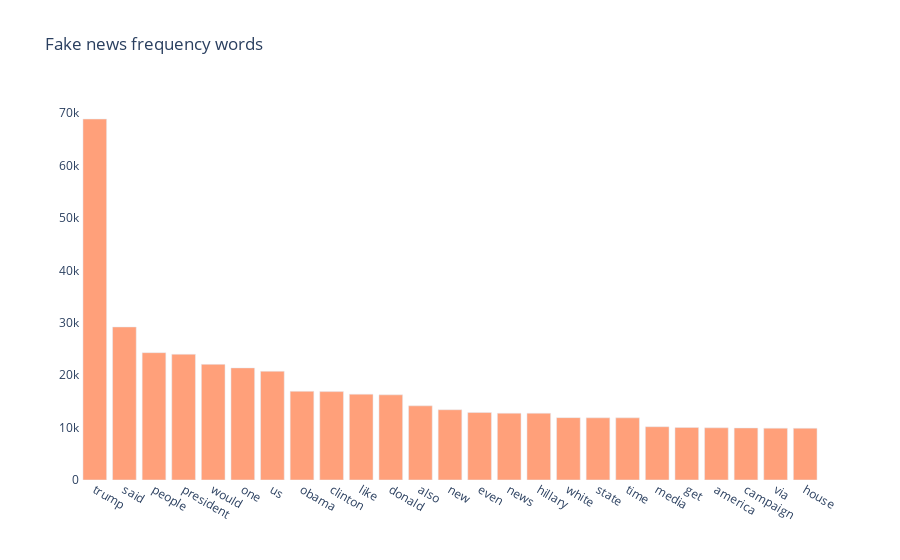

The code cell stored with this chart in its notebook:
### Code cell
new_list_words = [ seq[0] for seq in list_fake ]
new_list_values = [ seq[1] for seq in list_fake ]

fig = go.Figure()
fig.add_trace(go.Bar(y=new_list_values, 
                         x=new_list_words, 
                        marker_color='lightsalmon'
))
fig.update_layout({
        'plot_bgcolor': 'rgba(0, 0, 0, 0)',
        'paper_bgcolor': 'rgba(0, 0, 0, 0)',
        'title': 'Fake news frequency words'
})
fig.show()

### Figure 1 — Plotly figure (JSON) as saved in the notebook; plotly's stock layout.template omitted (floating-point values rounded to 4 significant figures)
{"data": [{"marker": {"color": "lightsalmon"}, "type": "bar", "x": ["trump", "said", "people", "president", "would", "one", "us", "obama", "clinton", "like", "donald", "also", "new", "even", "news", "hillary", "white", "state", "time", "media", "get", "america", "campaign", "via", "house"], "y": [68886, 29207, 24297, 23995, 22065, 21395, 20751, 16923, 16868, 16380, 16253, 14152, 13411, 12875, 12750, 12749, 11899, 11865, 11864, 10168, 10026, 9960, 9927, 9897, 9875]}], "layout": {"paper_bgcolor": "rgba(0, 0, 0, 0)", "plot_bgcolor": "rgba(0, 0, 0, 0)", "title": {"text": "Fake news frequency words"}}}
